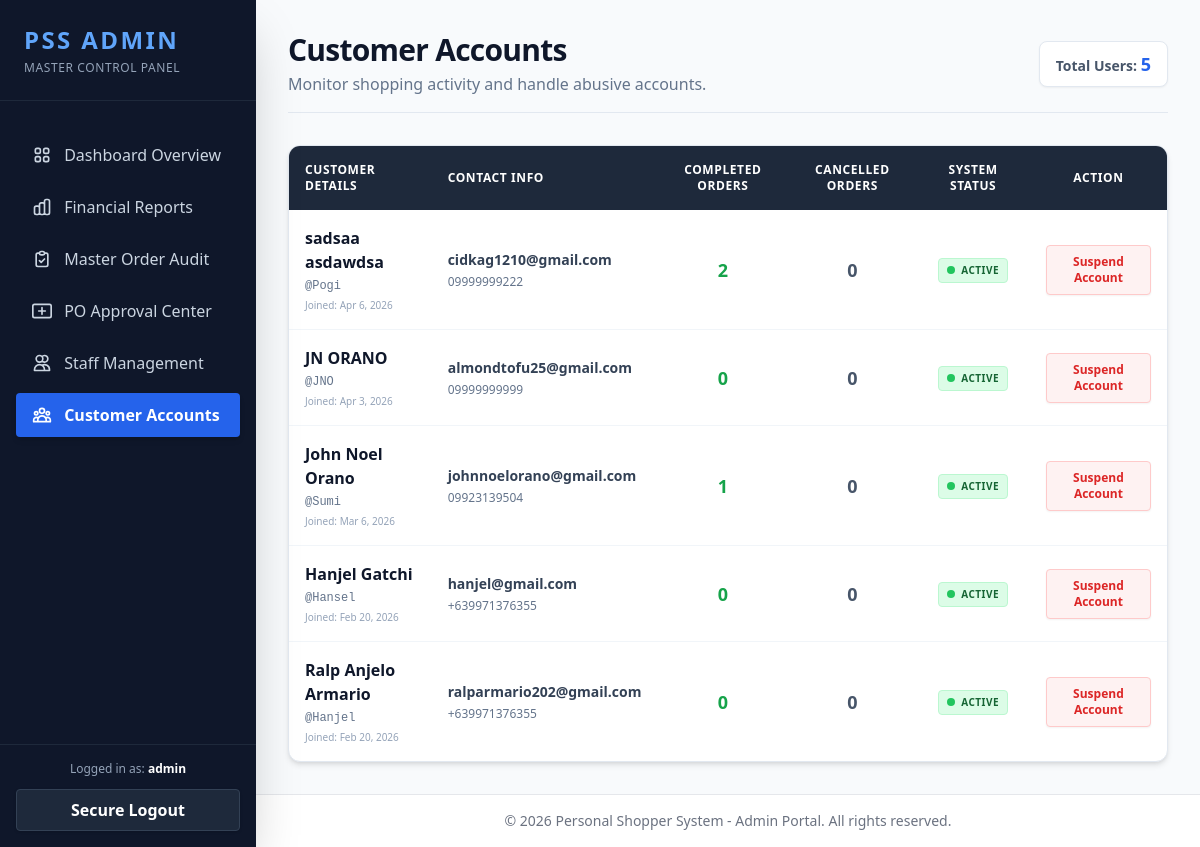
Page /modules/admin/customers.php (signed in) on the committed database.
### tables this page shows
CREATE TABLE `users` (
  `user_id` int NOT NULL AUTO_INCREMENT,
  `username` varchar(50) NOT NULL,
  `password` varchar(255) NOT NULL,
  `email` varchar(100) NOT NULL,
  `role` enum('customer','admin','cashier','inventory') NOT NULL DEFAULT 'customer',
  `terms_agreed` tinyint(1) DEFAULT '0',
  `status` enum('active','inactive','suspended') DEFAULT 'active',
  `email_verified` tinyint(1) NOT NULL DEFAULT '0',
  `last_login` timestamp NULL DEFAULT NULL,
  `created_at` timestamp NULL DEFAULT CURRENT_TIMESTAMP,
  `updated_at` timestamp NULL DEFAULT CURRENT_TIMESTAMP ON UPDATE CURRENT_TIMESTAMP,
  PRIMARY KEY (`user_id`),
  UNIQUE KEY `username` (`username`),
  UNIQUE KEY `email` (`email`),
  KEY `idx_email` (`email`),
  KEY `idx_status` (`status`)
);

### modules/admin/customers.php (the view, shortened to what this page needs)
<?php
require_once '../../config/config.php';
$suspension_threshold = 3;
$query = "SELECT
            u.user_id, u.username, u.email, u.status, u.created_at,
            p.firstname, p.surname, p.mobile,
            COUNT(CASE WHEN o.order_status = 'cancelled' THEN 1 END) as cancelled_count,
            COUNT(CASE WHEN o.order_status = 'completed' THEN 1 END) as completed_count
          FROM users u
          LEFT JOIN user_profiles p ON u.user_id = p.user_id
          LEFT JOIN orders o ON u.user_id = o.user_id
          WHERE u.role = 'customer'
          GROUP BY u.user_id
          ORDER BY cancelled_count DESC, u.created_at DESC";
$result = $conn->query($query);
$total_customers = $result->num_rows;
$customers = [];
while ($row = $result->fetch_assoc()) {
    $customers[] = $row;
}
require_once '../../includes/admin_header.php';
?>
<main class="flex-1 overflow-y-auto p-8 bg-slate-50">
    <div class="flex justify-between items-center mb-8 border-b border-slate-200 pb-4">
        <div>
            <h1 class="text-3xl font-black text-slate-900 tracking-tight">Customer Accounts</h1>
            <p class="text-slate-500 mt-1">Monitor shopping activity and handle abusive accounts.</p>
        </div>
        <div class="flex space-x-4">
            <div class="bg-white px-4 py-2 rounded-lg shadow-sm border border-slate-200 text-sm font-semibold text-slate-600">
                Total Users: <span class="text-blue-600 font-black text-lg"><?php echo $total_customers; ?></span>
            </div>
        </div>
    </div>
    <div class="bg-white rounded-xl shadow-md border border-slate-200 overflow-hidden">
        <table class="w-full text-left border-collapse">
            <thead>
                <tr class="bg-slate-800 text-white text-xs uppercase tracking-wider">
                    <th class="p-4 font-bold">Customer Details</th>
                    <th class="p-4 font-bold">Contact Info</th>
                    <th class="p-4 font-bold text-center">Completed Orders</th>
                    <th class="p-4 font-bold text-center">Cancelled Orders</th>
                    <th class="p-4 font-bold text-center">System Status</th>
                    <th class="p-4 font-bold text-center">Action</th>
                </tr>
            </thead>
            <tbody class="divide-y divide-slate-100">
                <?php if (count($customers) > 0): ?>
                    <?php foreach ($customers as $customer): ?>
                        <?php
                            $is_high_risk = ($customer['cancelled_count'] >= $suspension_threshold);
                            $row_class = ($is_high_risk && $customer['status'] === 'active') ? 'bg-red-50/30' : 'hover:bg-slate-50';
                        ?>
                        <tr class="<?php echo $row_class; ?> transition">
                            <td class="p-4">
                                <div class="font-bold text-slate-900 text-base">
                                    <?php echo htmlspecialchars($customer['firstname'] . ' ' . $customer['surname']); ?>
                                </div>
                                <div class="text-xs text-slate-500 font-mono mt-1">@<?php echo htmlspecialchars($customer['username']); ?></div>
                                <div class="text-[10px] text-slate-400 mt-1">Joined: <?php echo date('M j, Y', strtotime($customer['created_at'])); ?></div>
                            </td>
                            <td class="p-4">
                                <div class="text-sm font-semibold text-slate-700"><?php echo htmlspecialchars($customer['email']); ?></div>
                                <div class="text-xs text-slate-500 mt-1"><?php echo htmlspecialchars($customer['mobile'] ?? 'No number'); ?></div>
                            </td>
                            <td class="p-4 text-center">
                                <span class="font-black text-green-600 text-lg"><?php echo $customer['completed_count']; ?></span>
                            </td>
                            <td class="p-4 text-center">
                                <span class="font-black text-lg <?php echo $is_high_risk ? 'text-red-600' : 'text-slate-600'; ?>">
                                    <?php echo $customer['cancelled_count']; ?>
                                </span>
                            </td>
                            <td class="p-4 text-center">
                                <?php if ($customer['status'] === 'active'): ?>
                                    <span class="inline-flex items-center bg-green-100 text-green-800 text-[10px] font-black px-2 py-1 rounded uppercase tracking-wider border border-green-200">
                                        <span class="w-2 h-2 rounded-full bg-green-500 mr-1.5 animate-pulse"></span> Active
                                    </span>
                                <?php else: ?>
                                    <span class="inline-flex items-center bg-red-100 text-red-800 text-[10px] font-black px-2 py-1 rounded uppercase tracking-wider border border-red-200">
                                        <span class="w-2 h-2 rounded-full bg-red-500 mr-1.5"></span> Suspended
                                    </span>
                                <?php endif; ?>
                            </td>
                            <td class="p-4 text-center">
                                <form action="../../core/admin/toggle_customer.php" method="POST" onsubmit="return confirm('Are you sure you want to change this customer\'s account status?');">
                                    <?php if ($customer['status'] === 'active'): ?>
                                        <button type="submit" class="text-xs font-bold text-red-600 hover:text-white hover:bg-red-600 bg-red-50 px-4 py-2 rounded transition border border-red-200 w-full shadow-sm">
                                            Suspend Account
                                        </button>
                                    <?php else: ?>
                                        <button type="submit" class="text-xs font-bold text-green-600 hover:text-white hover:bg-green-600 bg-green-50 px-4 py-2 rounded transition border border-green-200 w-full shadow-sm">
                                            Restore Access
                                        </button>
                                    <?php endif; ?>
                                </form>
                            </td>
                        </tr>
                    <?php endforeach; ?>
                <?php endif; ?>
            </tbody>
        </table>
    </div>
</main>
<?php
require_once '../../includes/admin_footer.php';
?>

### rows in the picture
users: surname "sadsaa asdawdsa", username "Pogi", created_at "Apr 6, 2026", email "cidkag1210@gmail.com", mobile "09999999222", completed_count "2", cancelled_count "0", status "active" (drawn)
users: surname "JN ORANO", username "JNO", created_at "Apr 3, 2026", email "almondtofu25@gmail.com", mobile "09999999999", completed_count "0", cancelled_count "0", status "active" (drawn)
users: surname "John Noel Orano", username "Sumi", created_at "Mar 6, 2026", email "johnnoelorano@gmail.com", mobile "09923139504", completed_count "1", cancelled_count "0", status "active" (drawn)
users: surname "Hanjel Gatchi", username "Hansel", created_at "Feb 20, 2026", email "hanjel@gmail.com", mobile "+639971376355", completed_count "0", cancelled_count "0", status "active" (drawn)
users: surname "Ralp Anjelo Armario", username "Hanjel", created_at "Feb 20, 2026", email "ralparmario202@gmail.com", mobile "+639971376355", completed_count "0", cancelled_count "0", status "active" (drawn)

### other values in the picture
$_SESSION['username'] "admin"
$total_customers "5"
